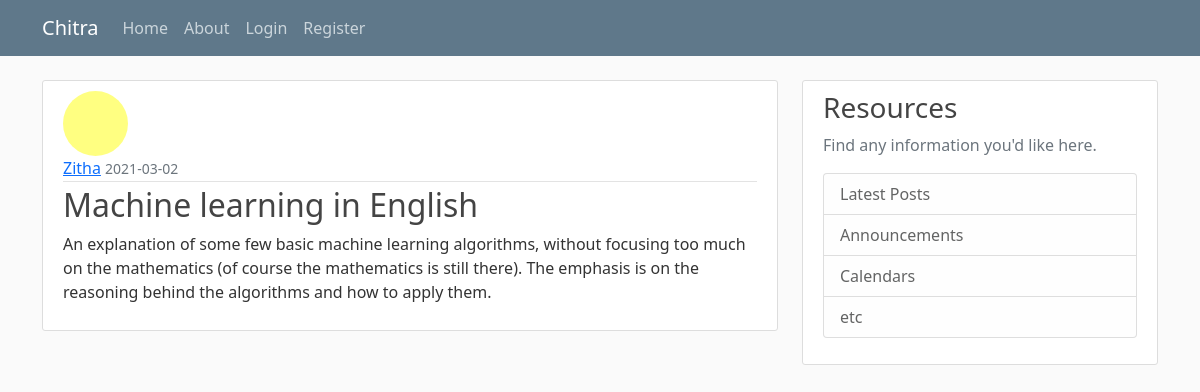
/post/1, run on the app's committed database.
### Flask_Blog/flaskblog/models.py (models this page shows, shortened)
class User(db.Model, UserMixin):
	id = db.Column(db.Integer, primary_key=True)
	username = db.Column(db.String(20), unique=True, nullable=False)
	email = db.Column(db.String(120), unique=True, nullable=False)
	image_file = db.Column(db.String(20), nullable=False, default="default.jpg")
	password = db.Column(db.String(60), nullable=False)
	posts = db.relationship("Post", backref="author", lazy=True)

class Post(db.Model):
	id = db.Column(db.Integer, primary_key=True)
	title = db.Column(db.String(100), nullable=False)
	date_posted = db.Column(db.DateTime, nullable=False, default=datetime.utcnow)
	content = db.Column(db.Text, nullable=False)
	user_id = db.Column(db.Integer, db.ForeignKey("user.id"), nullable=False)

### Flask_Blog/flaskblog/routes.py (the view)
@app.route("/post/<int:post_id>")
def post(post_id):
	post = Post.query.get_or_404(post_id)
	return render_template("post.html", title=post.title, post=post)

### Flask_Blog/flaskblog/templates/post.html (shortened to what this page needs)
{% extends "layout.html" %}
{% block content %}
		<article class="media content-section">
			<img class="rounded-circle article-img" src="{{ url_for('static', filename='profile_pics/' + post.author.image_file) }}" >
          <div class="media-body">
            <div class="article-metadata">
              <a class="mr-2" href="#">{{ post.author.username }}</a>
              <small class="text-muted">{{ post.date_posted.strftime("%Y-%m-%d") }}</small>
            </div>
            <h2 class="article-title">{{ post.title }}</h2>
            <p class="article-content">{{ post.content }}</p>
          </div>
        </article>
{% endblock content %}

### Flask_Blog/flaskblog/static/main.css (style rules this page uses)
body { background: #fafafa; color: #333333; margin-top: 5rem; }
h1, h2, h3, h4, h5, h6 { color: #444444; }
.content-section { background: #ffffff; padding: 10px 20px; border: 1px solid #dddddd; border-radius: 3px; margin-bottom: 20px; }
.article-title { color: #444444; }
.article-content { white-space: pre-line; }
.article-img { height: 65px; width: 65px; margin-right: 16px; }
.article-metadata { padding-bottom: 1px; margin-bottom: 4px; border-bottom: 1px solid #e3e3e3 }

### data on the page
User: image_file (picture), author.username "Zitha"
Post: date_posted "2021-03-02", title "Machine learning in English", content "An explanation of some few basic machine learning algorithms, without focusing too much on the mathematics (of course the mathematics is still there). The emphasis is on the reasoning behind the algorithms and how to apply them."
